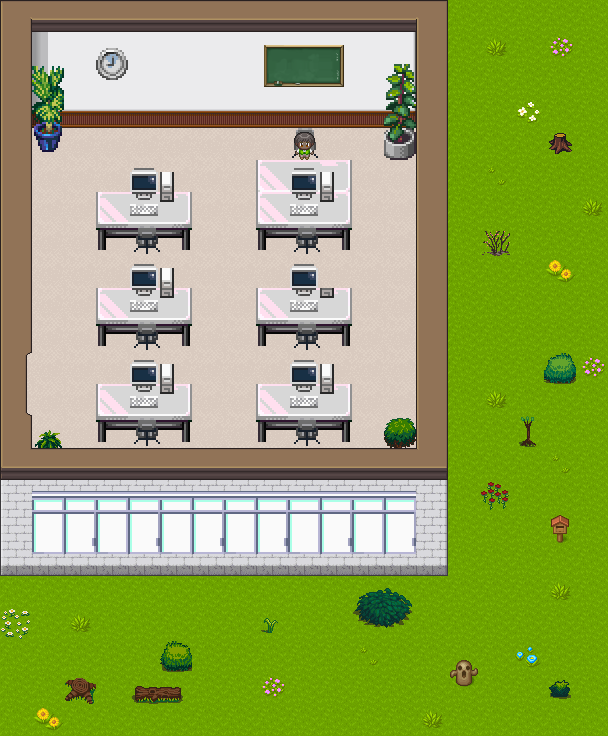

The image is a tile-based game level rendered from a .tmx file. Its description and source (layers, tilesets, objects; grid data summarised) follow:
An orthogonal 19x23 tile map with 32x32 px tiles, 13 tile layers (Page, start, boden, collider, ...), 8 tilesets.

<map version="1.4" tiledversion="1.4.3" orientation="orthogonal" renderorder="right-down" width="19" height="23" tilewidth="32" tileheight="32" infinite="0" nextlayerid="15" nextobjectid="1">
 <editorsettings>
  <export target="computerraum.json" format="json" />
 </editorsettings>
 <tileset firstgid="1" name="tilesets_deviant_milkian_1" tilewidth="32" tileheight="32" tilecount="256" columns="16">
  <image source="tilemaps/tilesets_deviant_milkian_1.png" width="512" height="512" />
  <tile id="155">
   <properties>
    <property name="collides" type="bool" value="true" />
   </properties>
  </tile>
  <tile id="156">
   <properties>
    <property name="collides" type="bool" value="true" />
   </properties>
  </tile>
  <tile id="157">
   <properties>
    <property name="collides" type="bool" value="true" />
   </properties>
  </tile>
  <tile id="171">
   <properties>
    <property name="collides" type="bool" value="true" />
   </properties>
  </tile>
  <tile id="172">
   <properties>
    <property name="collides" type="bool" value="true" />
   </properties>
  </tile>
  <tile id="173">
   <properties>
    <property name="collides" type="bool" value="true" />
   </properties>
  </tile>
  <tile id="196">
   <properties>
    <property name="collides" type="bool" value="true" />
   </properties>
  </tile>
  <tile id="213">
   <properties>
    <property name="collides" type="bool" value="true" />
   </properties>
  </tile>
 </tileset>
 <tileset firstgid="257" name="ALL" tilewidth="32" tileheight="32" tilecount="20" columns="5">
  <image source="tilemaps/ALL.png" width="160" height="128" />
 </tileset>
 <tileset firstgid="277" name="desks" tilewidth="32" tileheight="32" tilecount="110" columns="10">
  <image source="tilemaps/desks.png" width="320" height="352" />
 </tileset>
 <tileset firstgid="387" name="fantasy" tilewidth="32" tileheight="32" tilecount="1064" columns="8">
  <image source="tilemaps/fantasy.png" width="256" height="4256" />
  <tile id="528">
   <properties>
    <property name="collides" type="bool" value="true" />
   </properties>
  </tile>
  <tile id="529">
   <properties>
    <property name="collides" type="bool" value="true" />
   </properties>
  </tile>
  <tile id="530">
   <properties>
    <property name="collides" type="bool" value="true" />
   </properties>
  </tile>
  <tile id="531">
   <properties>
    <property name="collides" type="bool" value="true" />
   </properties>
  </tile>
  <tile id="532">
   <properties>
    <property name="collides" type="bool" value="true" />
   </properties>
  </tile>
  <tile id="533">
   <properties>
    <property name="collides" type="bool" value="true" />
   </properties>
  </tile>
  <tile id="536">
   <properties>
    <property name="collides" type="bool" value="true" />
   </properties>
  </tile>
  <tile id="537">
   <properties>
    <property name="collides" type="bool" value="true" />
   </properties>
  </tile>
  <tile id="538">
   <properties>
    <property name="collides" type="bool" value="true" />
   </properties>
  </tile>
  <tile id="539">
   <properties>
    <property name="collides" type="bool" value="true" />
   </properties>
  </tile>
  <tile id="540">
   <properties>
    <property name="collides" type="bool" value="true" />
   </properties>
  </tile>
  <tile id="541">
   <properties>
    <property name="collides" type="bool" value="true" />
   </properties>
  </tile>
  <tile id="676">
   <properties>
    <property name="collides" type="bool" value="true" />
   </properties>
  </tile>
  <tile id="677">
   <properties>
    <property name="collides" type="bool" value="true" />
   </properties>
  </tile>
  <tile id="678">
   <properties>
    <property name="collides" type="bool" value="true" />
   </properties>
  </tile>
  <tile id="679">
   <properties>
    <property name="collides" type="bool" value="true" />
   </properties>
  </tile>
  <tile id="684">
   <properties>
    <property name="collides" type="bool" value="true" />
   </properties>
  </tile>
  <tile id="685">
   <properties>
    <property name="collides" type="bool" value="true" />
   </properties>
  </tile>
  <tile id="686">
   <properties>
    <property name="collides" type="bool" value="true" />
   </properties>
  </tile>
  <tile id="687">
   <properties>
    <property name="collides" type="bool" value="true" />
   </properties>
  </tile>
  <tile id="692">
   <properties>
    <property name="collides" type="bool" value="true" />
   </properties>
  </tile>
  <tile id="693">
   <properties>
    <property name="collides" type="bool" value="true" />
   </properties>
  </tile>
  <tile id="694">
   <properties>
    <property name="collides" type="bool" value="true" />
   </properties>
  </tile>
 </tileset>
 <tileset firstgid="1451" name="general" tilewidth="32" tileheight="32" tilecount="256" columns="16">
  <image source="tilemaps/general.png" width="512" height="512" />
 </tileset>
 <tileset firstgid="1707" name="Male 13-4" tilewidth="32" tileheight="32" tilecount="12" columns="3">
  <image source="tilemaps/Male 13-4.png" width="96" height="128" />
  <tile id="1">
   <properties>
    <property name="collides" type="bool" value="true" />
   </properties>
  </tile>
 </tileset>
 <tileset firstgid="1719" name="own" tilewidth="32" tileheight="32" tilecount="8393" columns="77">
  <image source="tilemaps/own.png" width="2480" height="3508" />
 </tileset>
 <tileset firstgid="10112" name="plants" tilewidth="32" tileheight="32" tilecount="512" columns="16">
  <image source="tilemaps/plants.png" width="512" height="1024" />
 </tileset>
 <layer id="14" name="Page" width="19" height="23">
  <properties>
   <property name="OpenWebsiteTrigger" value="onaction" />
   <property name="openWebsite" value="computerraum.html" />
  </properties>
  <data>[437 cells, 2 non-empty, 1 distinct tile ids]</data>
 </layer>
 <layer id="13" name="start" width="19" height="23">
  <data>[437 cells, 4 non-empty, 1 distinct tile ids]</data>
 </layer>
 <layer id="4" name="boden" width="19" height="23">
  <data>[437 cells, 122 non-empty, 1 distinct tile ids]</data>
 </layer>
 <layer id="6" name="collider" width="19" height="23">
  <data>[437 cells, 23 non-empty, 5 distinct tile ids]</data>
 </layer>
 <layer id="7" name="deko" width="19" height="23">
  <data>[437 cells, 30 non-empty, 5 distinct tile ids]</data>
 </layer>
 <layer id="11" name="aussenbereich" width="19" height="23">
  <data>[437 cells, 227 non-empty, 7 distinct tile ids]</data>
 </layer>
 <layer id="12" name="aussenbereichdeko" width="19" height="23">
  <data>[437 cells, 71 non-empty, 31 distinct tile ids]</data>
 </layer>
 <layer id="2" name="wand" width="19" height="23">
  <data>[437 cells, 88 non-empty, 12 distinct tile ids]</data>
 </layer>
 <layer id="5" name="sessel" width="19" height="23">
  <data>[437 cells, 7 non-empty, 2 distinct tile ids]</data>
 </layer>
 <layer id="10" name="npc" width="19" height="23">
  <data>[437 cells, 1 non-empty, 1 distinct tile ids]</data>
 </layer>
 <layer id="3" name="wanddeko" width="19" height="23">
  <data>[437 cells, 12 non-empty, 12 distinct tile ids]</data>
 </layer>
 <objectgroup id="9" name="floorLayer" />
 <layer id="8" name="ueberlappen" width="19" height="23">
  <data>[437 cells, 13 non-empty, 4 distinct tile ids]</data>
 </layer>
 <layer id="1" name="lobby" width="19" height="23">
  <properties>
   <property name="exitUrl" value="lobby.json" />
  </properties>
  <data>[437 cells, 2 non-empty, 2 distinct tile ids]</data>
 </layer>
</map>
